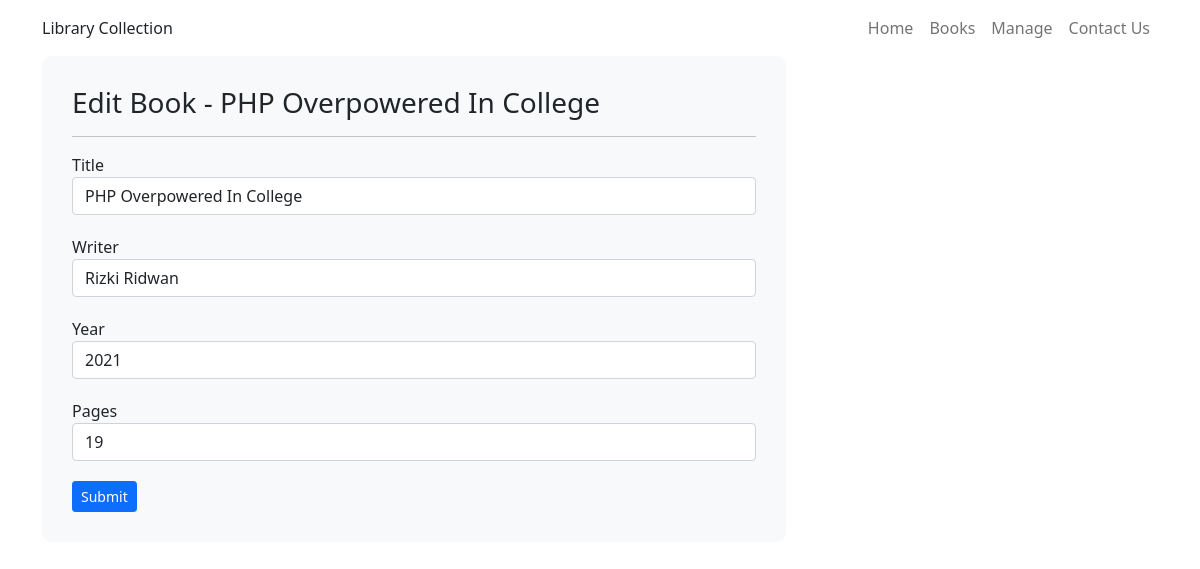
Screenshot of /managements/edit-book.php?updateID=5 with the database file from the repository.
### tables this page shows
CREATE TABLE `books` (
  `id` int(11) NOT NULL,
  `judul` varchar(255) NOT NULL,
  `penulis` varchar(255) NOT NULL,
  `tahun_terbit` int(4) NOT NULL,
  `jumlah_halaman` int(11) NOT NULL
);

### process/functions.php (called while the page is built, shortened)
<?php
function tampilBuku($id)
{
    global $koneksi;
    $tampilBuku = $koneksi->prepare("SELECT * FROM books WHERE id='$id'");
    $tampilBuku->execute();
    return $tampilBuku->fetch(PDO::FETCH_OBJ);
}

### managements/edit-book.php (the view, shortened to what this page needs)
<!DOCTYPE html>
<html lang="en">
<head>
    <link rel="stylesheet" href="../css/bootstrap.min.css">
    <link rel="stylesheet" href="../css/style.css">
</head>
<body>
    <?php
    $book = tampilBuku($_GET['updateID']);
    ?>
    <?php require_once '../views/navbar.php'; ?>
    <div class="container">
        <div class="col-md-8 bg-light table-wrapper">
            <h3>Edit Book - <?php echo $book->judul; ?> </h3>
            <hr>
            <form action="" method="post">
                <form>
                    <div class="form-group">
                        <label>Title</label>
                        <input type="text" class="form-control" name="judul" placeholder="Masukkan judul buku" value="<?= $book->judul; ?>">
                    </div>
                    <div class="form-group">
                        <label>Writer</label>
                        <input type="text" class="form-control" name="penulis" placeholder="Penulis buku" value="<?= $book->penulis; ?>">
                    </div>
                    <div class="form-group">
                        <label>Year</label>
                        <input type="number" class="form-control" name="tahun_terbit" placeholder="Masukkan tahun terbit" value="<?= $book->tahun_terbit; ?>">
                    </div>
                    <div class="form-group">
                        <label>Pages</label>
                        <input type="number" class="form-control" name="jumlah_halaman" placeholder="Masukkan jumlah halaman" value="<?= $book->jumlah_halaman; ?>">
                    </div>
                    <button type="submit" name="editBuku" class="btn btn-primary btn-sm">Submit</button>
                </form>
            </form>
        </div>
    </div>
</body>
</html>

### css/style.css (style rules this page uses)
.table-wrapper { border-radius: 10px; padding: 30px; }
.form-group { margin-bottom: 20px; }

### rows the page displays
books: judul "PHP Overpowered In College", penulis "Rizki Ridwan", tahun_terbit "2021", jumlah_halaman "19"
